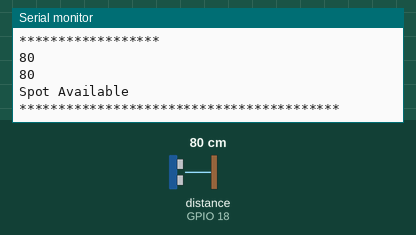
Simulated run of this sketch. Board: ESP32. Shown: the last lines printed to the serial monitor. Wiring (inferred from the names in the program): ultrasonic range finder: trigger GPIO 5; echo GPIO 18. Inputs (shaded band) come from the test bench; at power-on: distance to the obstacle (sensor on GPIO 18) 80 cm. The echo pulse lasts 58.3 µs per cm; WiFi joins after 1.5 s; servers stay silent unless stated.

Above: at 2.7 s.
2.8 s: distance to the obstacle (sensor on GPIO 18) set to 2 cm
At 6.72 s:
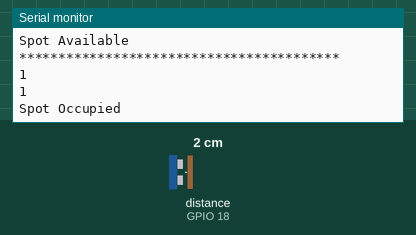
8.0 s: distance to the obstacle (sensor on GPIO 18) set to 4 cm
At 12.6 s:
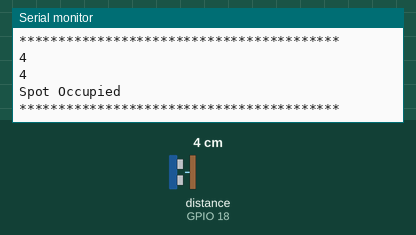
Timing chart, 0 to 14.1 s (numbered marks = the images above; inputs shaded):
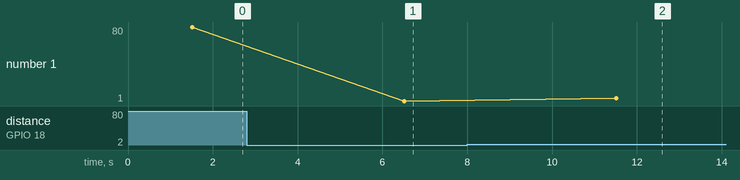

The sketch:

Smart_Parking_System.ino
```cpp
#include <Wire.h>
#include <Ultrasonic.h>
#include <WiFi.h>

// Firebase ESP32 library
#include <FirebaseESP32.h>

#define WIFI_SSID "WIFINAME"
#define WIFI_PASSWORD "WIFIPASSWORD"


//Token Helper
#include "addons/TokenHelper.h"

//RTD PAyload Helper
#include "addons/RTDBHelper.h"

// Defining the Digital Pin of On Board LED.
#define On_Board_LED 2

// Insert Firebase project API Key
#define API_KEY "API_KEY"

// Insert Firebase Database Url
#define DATABASE_URL "DATABASE_URL"

// Defining Firebase Data .
FirebaseData fbdo;

// Defining firebase Auth.
FirebaseAuth auth;

// Defining firebase Config.
FirebaseConfig config;

unsigned long sendDataPrevMillis = 0;
const long sendDataIntervalMillis = 5000;


bool signupOK = false;

float store_random_Float_Val;
int store_random_Int_Val;

//TrigPin and echoPin port on ESP32
const int trigPin = 5;
const int echoPin = 18;
Ultrasonic ultrasonic(trigPin, echoPin);

void setup() {
  Serial.begin(115200);
  Serial.println();

  //PinMode of trigPin and echoPin on ESP32
  pinMode(trigPin, OUTPUT);
  pinMode(echoPin, INPUT);

//Setting up Wifi
  WiFi.mode(WIFI_STA);
  WiFi.begin(WIFI_SSID, WIFI_PASSWORD);
  Serial.println("Connection........");
  Serial.print("Connecting to : ");
  Serial.println(WIFI_SSID);
  while (WiFi.status() != WL_CONNECTED){
    Serial.print(".");

//Used to send a trigger signal from a microcontroller to a sensor module
    digitalWrite(trigPin, HIGH);
    delay(250);
    digitalWrite(trigPin, LOW);
    delay(250);
  }
  digitalWrite(trigPin, LOW);
  Serial.println();
  Serial.print("Successfully connected to : ");
  Serial.println(WIFI_SSID);

  Serial.println("***********************************");


  // Assigning api key.
  config.api_key = API_KEY;

  // Assigning the Database Url.
  config.database_url = DATABASE_URL;

  // Signing up new user
  Serial.println();
  Serial.println("Sign up......");
  Serial.print("Sign up new user..... ");
  if (Firebase.signUp(&config, &auth, "", "")){
    Serial.println("ok");
    signupOK = true;
  }
  else{
    Serial.printf("%s\n", config.signer.signupError.message.c_str());
  }
  Serial.println("******************");


  config.token_status_callback = tokenStatusCallback;

  Firebase.begin(&config, &auth);
  Firebase.reconnectWiFi(true);

}

void loop() {
  long duration, distance;
  String Parking_Status, Concat;

  if (Firebase.ready() && signupOK && (millis() - sendDataPrevMillis > sendDataIntervalMillis || sendDataPrevMillis == 0)){
    sendDataPrevMillis = millis();
//Preparing the trigPin for the trigger pulse by setting it to a logic LOW state
  digitalWrite(trigPin, LOW);
  delayMicroseconds(2);
//Sending the trigger pulse to the ultrasonic sensor module by setting the trigPin to a logic HIGH state for 10 microseconds and then setting it back to LOW.
  digitalWrite(trigPin, HIGH);
  delayMicroseconds(10);
  digitalWrite(trigPin, LOW);
  //Measures the duration of the pulse
  duration = pulseIn(echoPin, HIGH);
  //Calculates the Distance
  distance = (duration / 2) / 29.1;
  Serial.println(distance);

//According to the condition, prints and sends the distance and status of the parking spot to Firebase Database
  if (distance <=10) {
     Serial.println(distance);
    Serial.println("Spot Occupied");
    Parking_Status="Not Available";
    Firebase.RTDB.setString(&fbdo, "Test/Parking_Status", Parking_Status);
    Firebase.RTDB.setInt(&fbdo, "Test/Distance", distance);
  } else {
     Serial.println(distance);
    Serial.println("Spot Available");
    Parking_Status="Available";
    Firebase.RTDB.setString(&fbdo, "Test/Parking_Status", Parking_Status);
     Firebase.RTDB.setInt(&fbdo, "Test/Distance", distance);
  }

  digitalWrite(trigPin, HIGH);


    digitalWrite(trigPin, LOW);
    Serial.println("*****************************************");

  delay(2000);
}
}
```

Measured:
- after the input at 2.8 s, the serial monitor: prints a new line after 3.7 s (image 1)
- after the input at 8.0 s, the serial monitor: prints a new line after 3.5 s (image 2)
- plotted number 1: 80 → 1 after the input at 2.8 s, 1 → 4 after the input at 8.0 s
